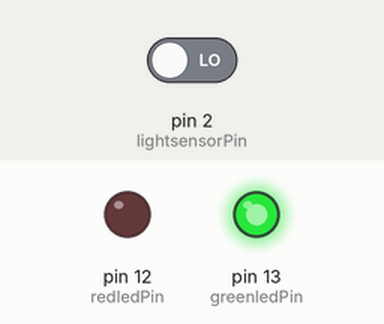
Bench run of a sketch on a simulated Arduino Uno, built with avr-gcc and run on an emulated ATmega328P. On the bench: output pins drawn as LEDs (lit = HIGH). Inputs (shaded band) come from the test bench; at power-on: pin 2 (lightsensorPin) LOW.

Above: at 1.2 s.
1.3 s: pin 2 (lightsensorPin) driven HIGH
At 2.4 s:
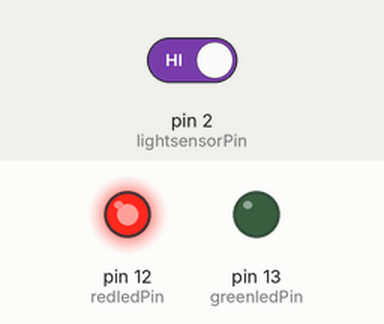
2.8 s: pin 2 (lightsensorPin) driven LOW
At 3.6 s:
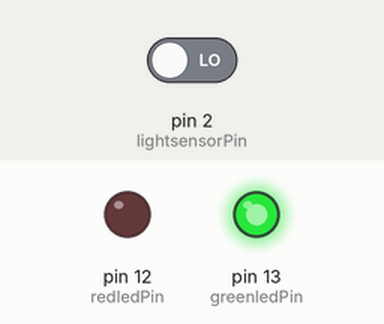
Timing chart, 0 to 5.8 s (numbered marks = the images above; inputs shaded):
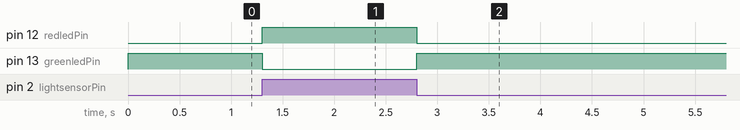

The sketch:

practica_7-1.ino
```cpp
const int lightsensorPin = 2;
const int redledPin=12;
const int greenledPin =13;

int sensorState = 0;

void setup() {
  // put your setup code here, to run once:
  pinMode(redledPin, OUTPUT);
  pinMode (greenledPin, OUTPUT);
  pinMode (lightsensorPin,INPUT); //fotoresistor como entrada
}

void loop() {
  // put your main code here, to run repeatedly:
  sensorState = digitalRead (lightsensorPin);

  if (sensorState == HIGH)
 {
    digitalWrite (redledPin, HIGH);
    digitalWrite (greenledPin, LOW);
 }
 else
 {
    digitalWrite (redledPin, LOW);
    digitalWrite (greenledPin, HIGH);
 }
}
```

Measured:
- after the input at 1.3 s, pin 12 (redledPin): LOW → HIGH at once; pin 13 (greenledPin): HIGH → LOW at once
- after the input at 2.8 s, pin 12 (redledPin): HIGH → LOW at once; pin 13 (greenledPin): LOW → HIGH at once
